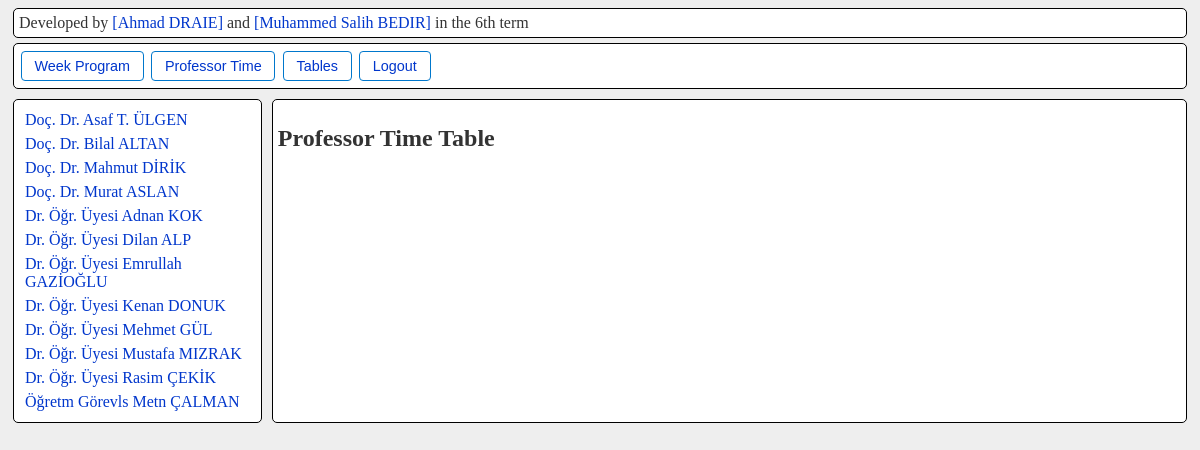
/professor_time (signed in), run on the app's committed database.
### models.py (models this page shows)
class Professor(db.Model):
    id = db.Column(db.Integer, primary_key=True)
    number = db.Column(db.String, unique=True, nullable=False)
    name = db.Column(db.String, nullable=False)

### routes/proftime.py (the view)
@proftime_bp.route("/professor_time")
@login_required
def professor_time():
    professors_number = request.args.get('professors_number', type=str)
    if current_user.role_id != 1:
        if not (current_user.role_id == 2 and current_user.number == professors_number):
            return "Unauthorized.", 401
    professors = Professor.query.order_by(Professor.name).all()
    professor = next((prof for prof in professors if prof.number == professors_number), None)
    professor_name = professor.name if professor else None
    return render_template(
        "professor_time.html",
        professors_number=professors_number,
        professor_name=professor_name,
        professors=professors,
        current_user=current_user
    )

### app.py (called while the page is built)
@login_manager.user_loader
def load_user(user_id):
    return db.session.get(User, int(user_id))

### templates/professor_time.html (shortened to what this page needs)
<!DOCTYPE html>
<html lang="en">
<head>
    <link rel="stylesheet" href="/static/style.css">
</head>
<body>
    {% include 'components/navbar.html' %}
    <div class="container">
        {% if current_user.role_id == 1 %}
            <div class="filters bordered">
                {% for professor in professors %}
                    <a href="professor_time?professors_number={{professor.number}}">{{ professor.name }}</a>
                {% endfor %}
            </div>
        {% endif %}
        <div class="week-table bordered">
            <h2>Professor Time Table</h2>
        </div>
    </div>
</body>
</html>

### static/style.css (style rules this page uses)
:root { --bg-color: #eee; --border-color: #ccc; --primary-color: #0077cc; --primary-light: #e6f4ff; --text-color: #333; --link-color: #0077cc; --link-color: #0036cc; --link-hover-bg: #e6f4ff; --selected-bg: #cce5ff; --break-bg: #f0f0f0; --area-bg: #fff; --row-even-bg: #f9f9f9; }
body { background-color: var(--bg-color); color: var(--text-color); }
.bordered { border: 1px solid black; background-color: var(--area-bg); border-radius: 5px; padding: 5px; margin: 5px; }
.week-table { flex: 1; }
@media (min-aspect-ratio: 1) { .container { display: flex; } }
@media (min-aspect-ratio: 1) { .filters { max-width: 20%; } }
.filters a { display: block; margin: 6px; text-decoration: none; color: var(--link-color); }

### data on the page
Professor: name "Doç. Dr. Asaf T. ÜLGEN"
Professor: name "Doç. Dr. Bilal ALTAN"
Professor: name "Doç. Dr. Mahmut DİRİK"
Professor: name "Doç. Dr. Murat ASLAN"
Professor: name "Dr. Öğr. Üyesi Adnan KOK"
Professor: name "Dr. Öğr. Üyesi Dilan ALP"
Professor: name "Dr. Öğr. Üyesi Emrullah GAZİOĞLU"
Professor: name "Dr. Öğr. Üyesi Kenan DONUK"
Professor: name "Dr. Öğr. Üyesi Mehmet GÜL"
Professor: name "Dr. Öğr. Üyesi Mustafa MIZRAK"
Professor: name "Dr. Öğr. Üyesi Rasim ÇEKİK"
Professor: name "Öğretm Görevls Metn ÇALMAN"
